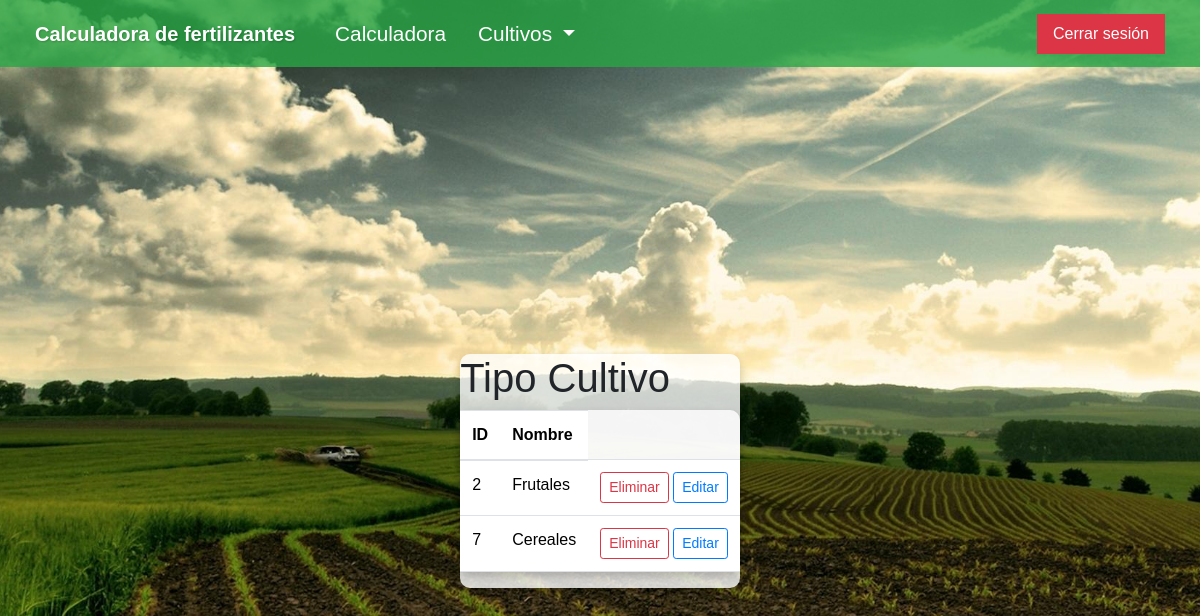
Page /cultivos/lista_tipo_cultivo/ (signed in) on the committed database.
### cultivos/models.py (models this page shows, shortened)
class TipoCultivo(models.Model):
    nombre = models.CharField(max_length=50)  # Campo para el nombre del tipo de cultivo

### cultivos/views.py (the view)
# urls.py: path('lista_tipo_cultivo/', views.ListaTipoCultivo.as_view(), name='lista_tipo_cultivo'),
class ListaTipoCultivo(LoginRequiredMixin, ListView):
    model = TipoCultivo

### cultivos/templates/cultivos/tipocultivo_list.html (shortened to what this page needs)
{% extends 'base.html' %}
{% block contenido %}
<div class="container">
    <div class="table-container">
        <h1>Tipo Cultivo</h1>
        <table class="table">
            <thead>
                <tr>
                    <th>ID</th>
                    <th>Nombre</th>
                </tr>
            </thead>
            <tbody>
                {% for tipo in object_list %}
                <tr>
                    <td>{{tipo.id}}</td>
                    <td>{{tipo.nombre}}</td>
                    <td>
                        <a class="btn btn-outline-danger btn-sm" href="{% url 'eliminar_tipo_cultivo' tipo.id%}">Eliminar</a>
                        <a class="btn btn-outline-primary btn-sm" href="{% url 'editar_tipo_cultivo' tipo.id%}">Editar</a>
                    </td>
                </tr>
                {% endfor %}
            </tbody>
        </table>
    </div>
</div>
{% endblock contenido %}

### rows in the picture
TipoCultivo: id "2", nombre "Frutales"
TipoCultivo: id "7", nombre "Cereales"
